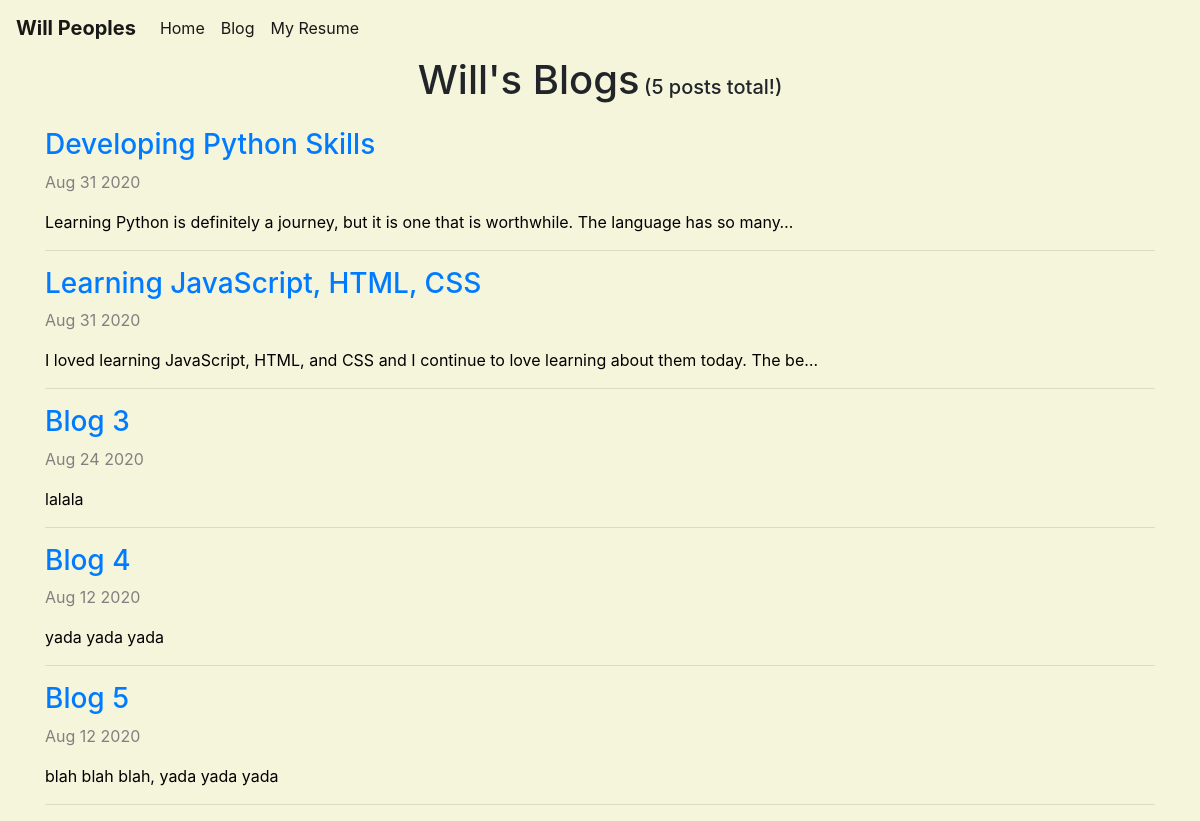
Screenshot of /blog/ with the database file from the repository.
### blog/models.py (models this page shows, shortened)
class Blog(models.Model):
    title = models.CharField(max_length=200) # takes a string with max 200 characters
    date = models.DateField()
    message = models.TextField()

### blog/views.py (the view)
# urls.py: path('', views.all_blogs, name='all_blogs'),
def all_blogs(request):
    all_blogs = Blog.objects.order_by('-date')
    return render(request, 'blog/all_blogs.html', {"All_blogs": all_blogs})

### blog/templates/blog/all_blogs.html
{% extends "portfolio/base.html" %}
{% block content %}
    <div class="container text-center">
      <h1 style="display: inline;">Will's Blogs</h1>
      <h5 style="display: inline;">({{ All_blogs.count }} post{{ All_blogs.count|pluralize }} total!)</h5>
    </div>
    <br>
    <div class="container">
      {% for blog in All_blogs %}
        <a href="{% url 'blog:detail' blog.id %}"><h3>{{ blog.title }}</h3></a>
        <p style="color: grey;">{{ blog.date|date:"M d Y" }}</p>
        <p style="color: black;">{{ blog.message|truncatechars:100 }}</p>
        <hr>
      {% endfor %}
    </div>
{% endblock %}

### rows the page displays
Blog: title "Developing Python Skills", date "Aug 31 2020", message "Learning Python is definitely a journey, but it is one that is worthwhile. The language has so many…"
Blog: title "Learning JavaScript, HTML, CSS", date "Aug 31 2020", message "I loved learning JavaScript, HTML, and CSS and I continue to love learning about them today. The be…"
Blog: title "Blog 3", date "Aug 24 2020", message "lalala"
Blog: title "Blog 4", date "Aug 12 2020", message "yada yada yada"
Blog: title "Blog 5", date "Aug 12 2020", message "blah blah blah, yada yada yada"

### other values shown
{{ All_blogs.count }} "5"
